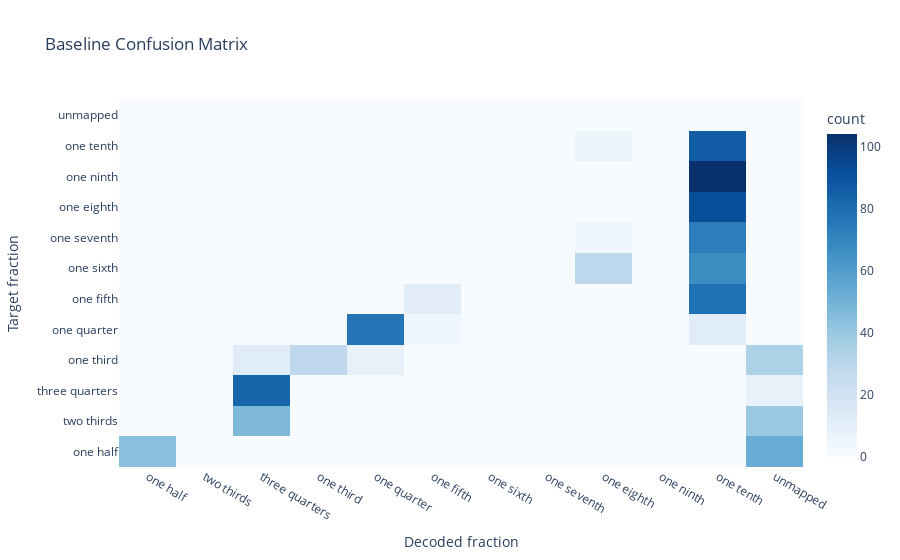

The code cell stored with this chart in its notebook:
### Markdown cell above
## Baseline Confusion Matrix

This matrix evaluates class-level behavior.

Definition:
- Rows: target fraction class (ground truth).
- Columns: decoded fraction class (model output).
- Extra column: `unmapped` for unparsable outputs.

Interpretation:
- Diagonal mass = correct class behavior.
- Off-diagonal mass = class confusion.
- `unmapped` mass = instruction-following / parsing failure.

### Code cell
labels_frac = list(FRACTION_MAP.keys())
labels_cm = labels_frac + ["unmapped"]
label_to_idx = {name: i for i, name in enumerate(labels_cm)}

cm = np.zeros((len(labels_cm), len(labels_cm)), dtype=np.int32)
for prompt, decoded in outputs:
    target_label = prompt.frac_1
    decoded_label = fraction_text_to_mathched_text(decoded)
    if decoded_label is None:
        decoded_label = "unmapped"
    cm[label_to_idx[target_label], label_to_idx[decoded_label]] += 1

fig = go.Figure(
    data=go.Heatmap(
        z=cm,
        x=labels_cm,
        y=labels_cm,
        colorscale="Blues",
        colorbar=dict(title="count"),
        hovertemplate="Target: %{y}<br>Decoded: %{x}<br>Count: %{z}<extra></extra>",
    )
)
fig.update_layout(
    title="Baseline Confusion Matrix",
    xaxis_title="Decoded fraction",
    yaxis_title="Target fraction",
    template="plotly_white",
)
fig.show()

### Figure 1 — Plotly figure (JSON) as saved in the notebook; plotly's stock layout.template omitted (floating-point values rounded to 4 significant figures; data arrays with more than 128 entries replaced by an {"elided": "..."} marker saying what was removed)
{"data": [{"colorbar": {"title": {"text": "count"}}, "colorscale": [[0, "rgb(247,251,255)"], [0.125, "rgb(222,235,247)"], [0.25, "rgb(198,219,239)"], [0.375, "rgb(158,202,225)"], [0.5, "rgb(107,174,214)"], [0.625, "rgb(66,146,198)"], [0.75, "rgb(33,113,181)"], [0.875, "rgb(8,81,156)"], [1, "rgb(8,48,107)"]], "hovertemplate": "Target: %{y}<br>Decoded: %{x}<br>Count: %{z}<extra></extra>", "type": "heatmap", "x": ["one half", "two thirds", "three quarters", "one third", "one quarter", "one fifth", "one sixth", "one seventh", "one eighth", "one ninth", "one tenth", "unmapped"], "y": ["one half", "two thirds", "three quarters", "one third", "one quarter", "one fifth", "one sixth", "one seventh", "one eighth", "one ninth", "one tenth", "unmapped"], "z": {"elided": "12x12 int values"}}], "layout": {"title": {"text": "Baseline Confusion Matrix"}, "xaxis": {"title": {"text": "Decoded fraction"}}, "yaxis": {"title": {"text": "Target fraction"}}}}
